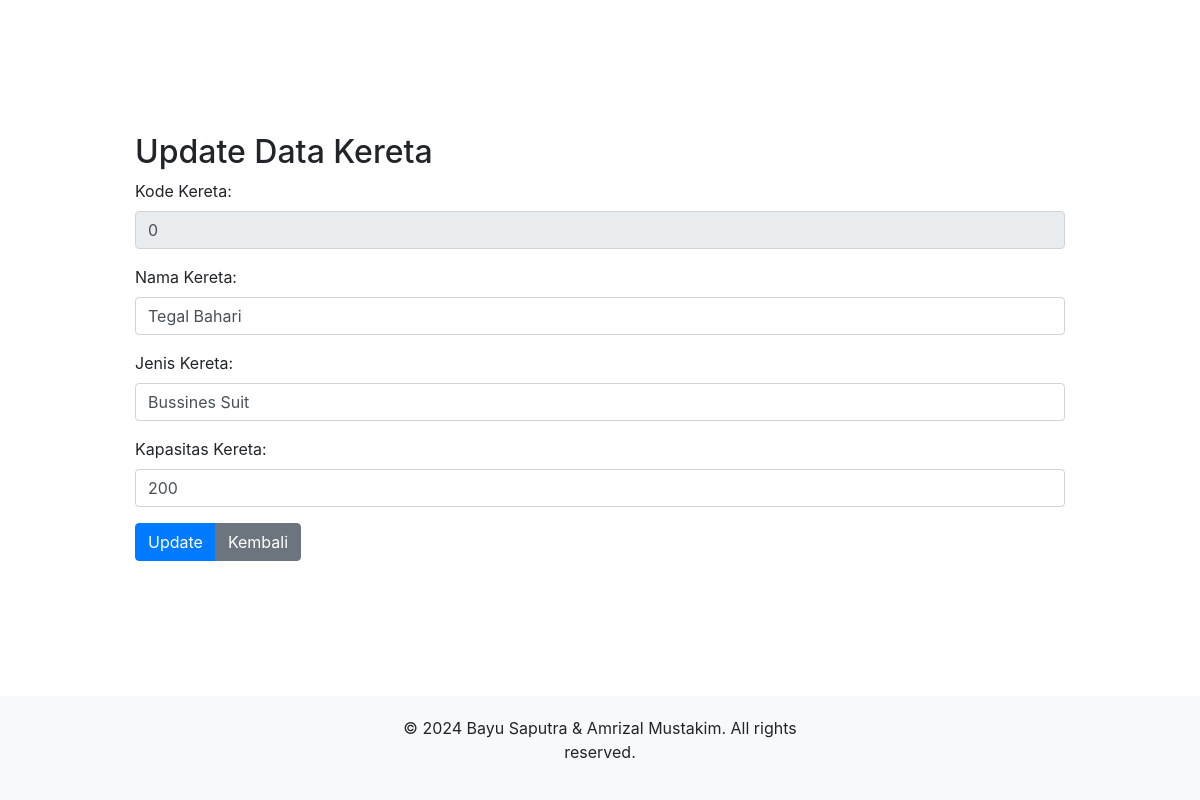
Screenshot of /update_kereta.php?kode_kereta=0 with the database file from the repository.
### tables this page shows
CREATE TABLE `kereta` (
  `Kode_Kereta` int(11) NOT NULL,
  `Nama_Kereta` varchar(255) NOT NULL,
  `Jenis_Kereta` varchar(255) NOT NULL,
  `Kapasitas_Kereta` int(11) NOT NULL
);

### update_kereta.php (the view, shortened to what this page needs)
<!DOCTYPE html>
<html>
<head>
    <link rel="stylesheet" href="style_form.css">
</head>
<body>
    <div class="container">
        <?php
        include "db.php";
        $kode_kereta = $_GET['kode_kereta'];
        $queryGetData = "SELECT * FROM Kereta WHERE Kode_kereta='$kode_kereta'";
        $resultGetData = mysqli_query($kon, $queryGetData);
        $dataKereta = mysqli_fetch_assoc($resultGetData);
        ?>
        <br>
        <br>
        <h2>Update Data Kereta</h2>
        <form action="<?php echo $_SERVER["PHP_SELF"] . "?kode_kereta=$kode_kereta"; ?>" method="post">
            <div class="form-group">
                <label>Kode Kereta:</label>
                <input type="text" name="kode_kereta" class="form-control" value="<?php echo $dataKereta['Kode_Kereta']; ?>" readonly />
            </div>
            <div class="form-group">
                <label>Nama Kereta:</label>
                <input type="text" name="nama_kereta" class="form-control" value="<?php echo $dataKereta['Nama_Kereta']; ?>" required />
            </div>
            <div class="form-group">
                <label>Jenis Kereta:</label>
                <input type="text" name="jenis_kereta" class="form-control" value="<?php echo $dataKereta['Jenis_Kereta']; ?>" required />
            </div>
            <div class="form-group">
                <label>Kapasitas Kereta:</label>
                <input type="text" name="kapasitas_kereta" class="form-control" value="<?php echo $dataKereta['Kapasitas_Kereta']; ?>" required />
            </div>
            <div class="btn-group" role="group" aria-label="Basic example">
                <button type="submit" name="submit" class="btn btn-primary">Update</button>
                <button type="button" name="kembali" class="btn btn-secondary" onclick="location.href='kereta.php'">Kembali</button>
            </div>
        </form>
    </div>
    <?php include 'footer.php'; ?>
</body>
</html>

### update_kereta.php (style rules this page uses)
body { margin: 0; padding: 0; min-height: 100vh; display: flex; flex-direction: column; }
.container { width: 80%; margin: auto; }

### rows the page displays
kereta: kode_kereta "0", nama_kereta "Tegal Bahari", jenis_kereta "Bussines Suit", kapasitas_kereta "200"
